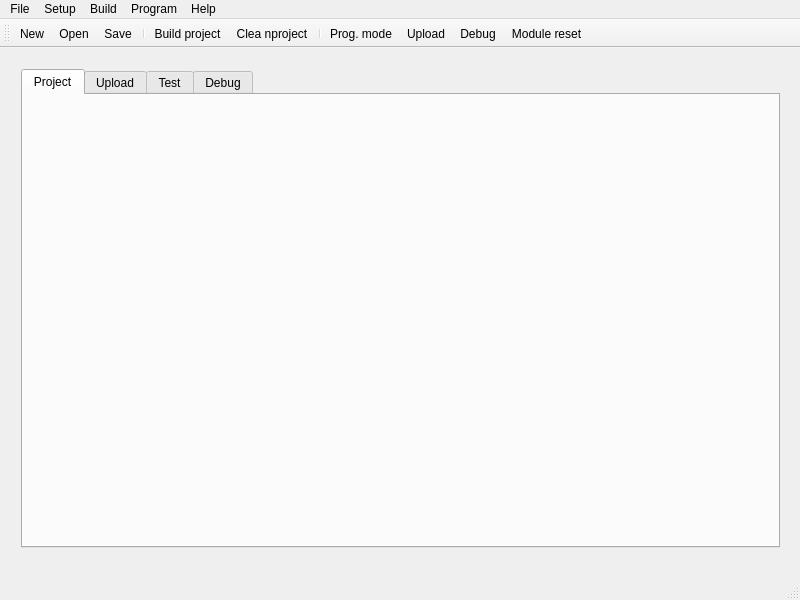
<?xml version="1.0" encoding="UTF-8"?>
<ui version="4.0">
 <class>MainWindow</class>
 <widget class="QMainWindow" name="MainWindow">
  <property name="geometry">
   <rect>
    <x>0</x>
    <y>0</y>
    <width>800</width>
    <height>600</height>
   </rect>
  </property>
  <property name="minimumSize">
   <size>
    <width>800</width>
    <height>600</height>
   </size>
  </property>
  <property name="maximumSize">
   <size>
    <width>800</width>
    <height>600</height>
   </size>
  </property>
  <property name="windowTitle">
   <string>MainWindow</string>
  </property>
  <widget class="QWidget" name="centralWidget">
   <widget class="QWidget" name="horizontalLayoutWidget">
    <property name="geometry">
     <rect>
      <x>10</x>
      <y>10</y>
      <width>781</width>
      <height>501</height>
     </rect>
    </property>
    <layout class="QHBoxLayout" name="horizontalLayout">
     <item>
      <widget class="QTabWidget" name="tabWidget">
       <property name="currentIndex">
        <number>0</number>
       </property>
       <widget class="QWidget" name="tab">
        <attribute name="title">
         <string>Project</string>
        </attribute>
       </widget>
       <widget class="QWidget" name="tab_2">
        <attribute name="title">
         <string>Upload</string>
        </attribute>
       </widget>
       <widget class="QWidget" name="tab_3">
        <attribute name="title">
         <string>Test</string>
        </attribute>
       </widget>
       <widget class="QWidget" name="tab_4">
        <attribute name="title">
         <string>Debug</string>
        </attribute>
       </widget>
      </widget>
     </item>
    </layout>
   </widget>
  </widget>
  <widget class="QMenuBar" name="menuBar">
   <property name="geometry">
    <rect>
     <x>0</x>
     <y>0</y>
     <width>800</width>
     <height>26</height>
    </rect>
   </property>
   <widget class="QMenu" name="menuFile">
    <property name="title">
     <string>File</string>
    </property>
    <addaction name="actionNew"/>
    <addaction name="actionOpen"/>
    <addaction name="actionSave"/>
    <addaction name="separator"/>
    <addaction name="actionSave_All"/>
    <addaction name="actionRecent"/>
    <addaction name="actionClose"/>
    <addaction name="actionClose_All"/>
    <addaction name="actionExit"/>
   </widget>
   <widget class="QMenu" name="menuSetup">
    <property name="title">
     <string>Setup</string>
    </property>
   </widget>
   <widget class="QMenu" name="menuBuild">
    <property name="title">
     <string>Build</string>
    </property>
    <addaction name="actionBuild_project"/>
    <addaction name="actionClea_nproject"/>
   </widget>
   <widget class="QMenu" name="menuHelp">
    <property name="title">
     <string>Help</string>
    </property>
   </widget>
   <widget class="QMenu" name="menuProgram">
    <property name="title">
     <string>Program</string>
    </property>
    <addaction name="actionProg_mode"/>
    <addaction name="actionUpload"/>
    <addaction name="separator"/>
    <addaction name="actionDebug"/>
    <addaction name="actionModule_reset"/>
   </widget>
   <addaction name="menuFile"/>
   <addaction name="menuSetup"/>
   <addaction name="menuBuild"/>
   <addaction name="menuProgram"/>
   <addaction name="menuHelp"/>
  </widget>
  <widget class="QToolBar" name="mainToolBar">
   <attribute name="toolBarArea">
    <enum>TopToolBarArea</enum>
   </attribute>
   <attribute name="toolBarBreak">
    <bool>true</bool>
   </attribute>
   <addaction name="actionNew"/>
   <addaction name="actionOpen"/>
   <addaction name="actionSave"/>
   <addaction name="separator"/>
   <addaction name="actionBuild_project"/>
   <addaction name="actionClea_nproject"/>
   <addaction name="separator"/>
   <addaction name="actionProg_mode"/>
   <addaction name="actionUpload"/>
   <addaction name="actionDebug"/>
   <addaction name="actionModule_reset"/>
  </widget>
  <widget class="QStatusBar" name="statusBar"/>
  <action name="actionNew">
   <property name="icon">
    <iconset resource="icons.qrc">
     <normaloff>:/new/prefix1/images/filenew.png</normaloff>:/new/prefix1/images/filenew.png</iconset>
   </property>
   <property name="text">
    <string>New</string>
   </property>
   <property name="shortcut">
    <string>Ctrl+N</string>
   </property>
  </action>
  <action name="actionOpen">
   <property name="icon">
    <iconset resource="icons.qrc">
     <normaloff>:/new/prefix1/images/fileopen.png</normaloff>:/new/prefix1/images/fileopen.png</iconset>
   </property>
   <property name="text">
    <string>Open</string>
   </property>
   <property name="shortcut">
    <string>Ctrl+O</string>
   </property>
  </action>
  <action name="actionSave">
   <property name="icon">
    <iconset resource="icons.qrc">
     <normaloff>:/new/prefix1/images/filesave.png</normaloff>:/new/prefix1/images/filesave.png</iconset>
   </property>
   <property name="text">
    <string>Save</string>
   </property>
   <property name="shortcut">
    <string>Ctrl+S</string>
   </property>
  </action>
  <action name="actionSave_All">
   <property name="text">
    <string>Save All</string>
   </property>
   <property name="shortcut">
    <string>Ctrl+Shift+S</string>
   </property>
  </action>
  <action name="actionRecent">
   <property name="text">
    <string>Recent</string>
   </property>
  </action>
  <action name="actionClose">
   <property name="text">
    <string>Close</string>
   </property>
   <property name="shortcut">
    <string>Ctrl+W</string>
   </property>
  </action>
  <action name="actionClose_All">
   <property name="text">
    <string>Close All</string>
   </property>
   <property name="shortcut">
    <string>Ctrl+Shift+W</string>
   </property>
  </action>
  <action name="actionExit">
   <property name="text">
    <string>Exit</string>
   </property>
   <property name="shortcut">
    <string>Ctrl+Q</string>
   </property>
  </action>
  <action name="actionBuild_project">
   <property name="icon">
    <iconset resource="icons.qrc">
     <normaloff>:/new/prefix1/images/Continue.png</normaloff>:/new/prefix1/images/Continue.png</iconset>
   </property>
   <property name="text">
    <string>Build project</string>
   </property>
   <property name="shortcut">
    <string>F5</string>
   </property>
  </action>
  <action name="actionClea_nproject">
   <property name="icon">
    <iconset resource="icons.qrc">
     <normaloff>:/new/prefix1/images/delete.png</normaloff>:/new/prefix1/images/delete.png</iconset>
   </property>
   <property name="text">
    <string>Clea nproject</string>
   </property>
   <property name="toolTip">
    <string>Clean project</string>
   </property>
   <property name="shortcut">
    <string>F6</string>
   </property>
  </action>
  <action name="actionProg_mode">
   <property name="icon">
    <iconset resource="icons.qrc">
     <normaloff>:/new/prefix1/images/reset.png</normaloff>:/new/prefix1/images/reset.png</iconset>
   </property>
   <property name="text">
    <string>Prog. mode</string>
   </property>
   <property name="shortcut">
    <string>F7</string>
   </property>
  </action>
  <action name="actionUpload">
   <property name="icon">
    <iconset resource="icons.qrc">
     <normaloff>:/new/prefix1/images/debugger_start_small.png</normaloff>:/new/prefix1/images/debugger_start_small.png</iconset>
   </property>
   <property name="text">
    <string>Upload</string>
   </property>
   <property name="shortcut">
    <string>F8</string>
   </property>
  </action>
  <action name="actionDebug">
   <property name="icon">
    <iconset resource="icons.qrc">
     <normaloff>:/new/prefix1/images/mode_Debug.png</normaloff>:/new/prefix1/images/mode_Debug.png</iconset>
   </property>
   <property name="text">
    <string>Debug</string>
   </property>
   <property name="shortcut">
    <string>F9</string>
   </property>
  </action>
  <action name="actionModule_reset">
   <property name="icon">
    <iconset resource="icons.qrc">
     <normaloff>:/new/prefix1/images/debugger_breakpoints.png</normaloff>:/new/prefix1/images/debugger_breakpoints.png</iconset>
   </property>
   <property name="text">
    <string>Module reset</string>
   </property>
   <property name="shortcut">
    <string>Ctrl+R</string>
   </property>
  </action>
 </widget>
 <layoutdefault spacing="6" margin="11"/>
 <resources>
  <include location="icons.qrc"/>
 </resources>
 <connections/>
</ui>
